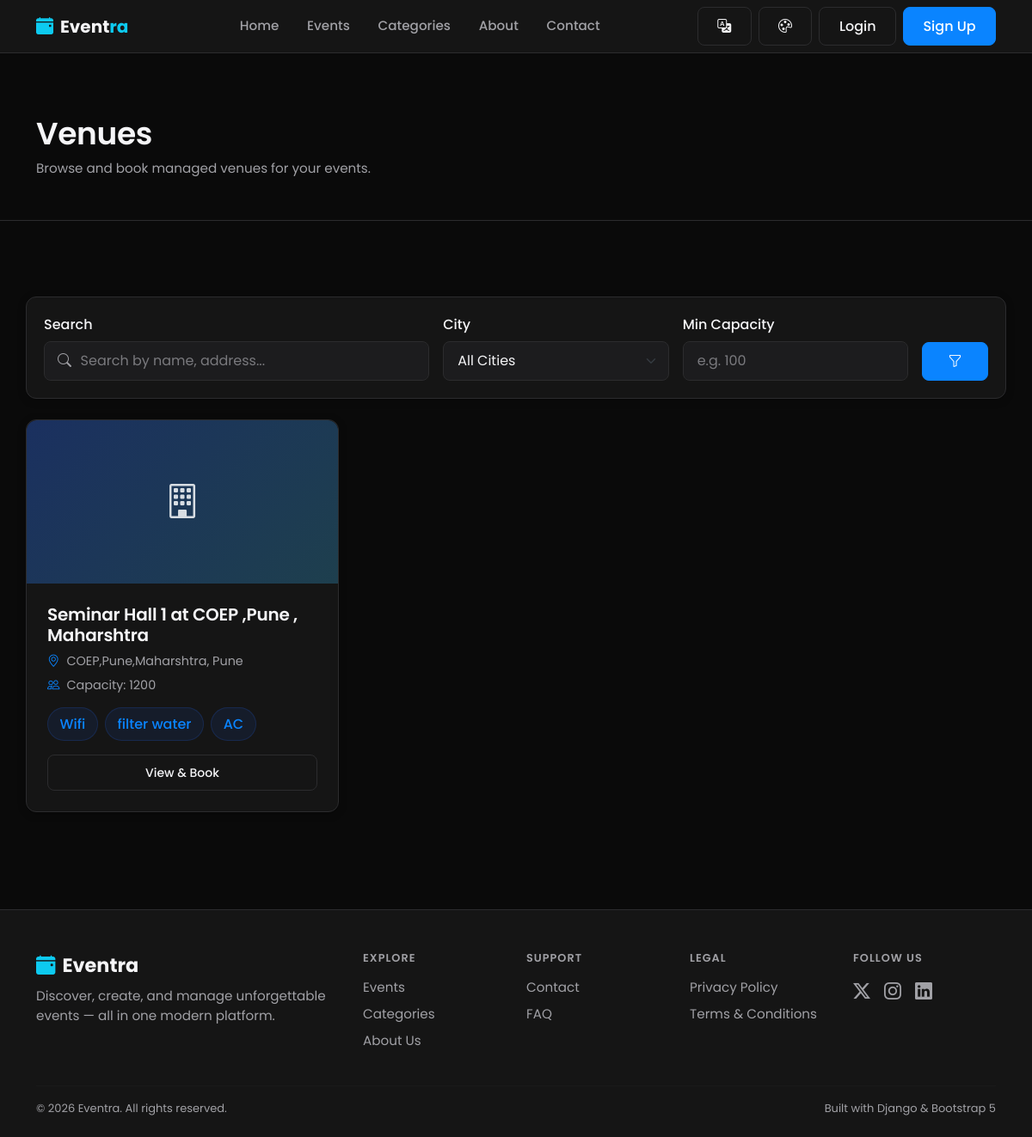
Screenshot of /venues/ with the database file from the repository.
### venues/models.py (models this page shows, shortened)
class Venue(models.Model):
    name = models.CharField(max_length=200)
    slug = models.SlugField(max_length=220, unique=True, blank=True)
    address = models.CharField(max_length=255)
    city = models.CharField(max_length=100)
    capacity = models.PositiveIntegerField(help_text="Maximum number of people the venue can hold.")
    facilities = models.CharField(
        max_length=500, blank=True,
        help_text="Comma-separated list, e.g. 'Wi-Fi, Parking, Projector, AC'"
    )
    description = models.TextField(blank=True)
    image = models.ImageField(upload_to='venue_images/', blank=True, null=True)
    is_active = models.BooleanField(
        default=True,
        help_text="Inactive venues are hidden from booking but keep their history."
    )
    created_by = models.ForeignKey(
        settings.AUTH_USER_MODEL, on_delete=models.SET_NULL, null=True, blank=True,
        related_name='venues_created'
    )
    created_at = models.DateTimeField(auto_now_add=True)
    updated_at = models.DateTimeField(auto_now=True)
    class Meta:
        ordering = ['name']
    def get_absolute_url(self):
        return reverse('venues:venue_detail', kwargs={'slug': self.slug})
    @property
    def facility_list(self):
        return [f.strip() for f in self.facilities.split(',') if f.strip()]

### venues/views.py (the view)
# urls.py: path('', views.venue_list, name='venue_list'),
def venue_list(request):
    venues = Venue.objects.filter(is_active=True)
    query = request.GET.get('q', '').strip()
    city = request.GET.get('city', '')
    min_capacity = request.GET.get('min_capacity', '')
    if query:
        venues = venues.filter(Q(name__icontains=query) | Q(address__icontains=query))
    if city:
        venues = venues.filter(city__iexact=city)
    if min_capacity.isdigit():
        venues = venues.filter(capacity__gte=int(min_capacity))
    paginator = Paginator(venues.order_by('name'), 9)
    page_obj = paginator.get_page(request.GET.get('page'))
    context = {
        'page_obj': page_obj,
        'query': query,
        'selected_city': city,
        'min_capacity': min_capacity,
        'cities': Venue.objects.filter(is_active=True).values_list('city', flat=True).distinct().order_by('city'),
        'can_manage_venues': request.user.is_authenticated and (
            request.user.is_superuser or request.user.role in VENUE_MANAGER_ROLES
        ),
    }
    return render(request, 'venues/venue_list.html', context)

### currency/context_processors.py (called while the page is built)
def active_currency(request):
    return {
        'active_currency': get_active_currency(request),
        'available_currencies': Currency.objects.all(),
    }

### currency/models.py (called while the page is built)
    @classmethod
    def get_base(cls):
        return cls.objects.filter(is_base=True).first()

### currency/utils.py (called while the page is built)
def get_active_currency(request):
    code = request.session.get(SESSION_KEY)
    if code:
        currency = Currency.objects.filter(code=code).first()
        if currency:
            return currency
    base = Currency.get_base()
    if base:
        return base
    return Currency(code='INR', name='Indian Rupee', symbol='₹', rate_to_base=1, is_base=True)

### workflow/context_processors.py (called while the page is built)
def notifications(request):
    if not getattr(request, 'user', None) or not request.user.is_authenticated:
        return {}
    user_notifications = Notification.objects.filter(user=request.user)
    return {
        'nav_notifications': user_notifications[:6],
        'nav_unread_count': user_notifications.filter(is_read=False).count(),
    }

### templates/venues/venue_list.html (shortened to what this page needs)
{% extends 'base.html' %}
{% block content %}
<div class="page-hero">
  <div class="container d-flex justify-content-between align-items-center flex-wrap gap-3">
    <div>
      <h1>Venues</h1>
      <p class="text-muted-custom mb-0">Browse and book managed venues for your events.</p>
    </div>
  </div>
</div>
<div class="container section-sm">
  <div class="glass-card filter-bar mb-4">
    <form method="get" class="row g-3 align-items-end">
      <div class="col-md-5">
        <label class="form-label">Search</label>
        <div class="input-icon-group">
          <i class="bi bi-search form-icon"></i>
          <input type="text" name="q" value="{{ query }}" class="form-control" placeholder="Search by name, address...">
        </div>
      </div>
      <div class="col-md-3">
        <label class="form-label">City</label>
        <select name="city" class="form-select">
          <option value="">All Cities</option>
        </select>
      </div>
      <div class="col-md-3">
        <label class="form-label">Min Capacity</label>
        <input type="number" name="min_capacity" value="{{ min_capacity }}" class="form-control" min="0" placeholder="e.g. 100">
      </div>
      <div class="col-md-1">
        <button type="submit" class="btn btn-primary w-100" title="Apply"><i class="bi bi-funnel"></i></button>
      </div>
    </form>
  </div>
  <div class="row g-4">
    {% for venue in page_obj %}
    <div class="col-md-6 col-lg-4">
      <div class="glass-card event-card h-100 d-flex flex-column fade-in-up">
        {% if venue.image %}
          <img src="{{ venue.image.url }}" class="event-card-image" alt="{{ venue.name }}">
        {% else %}
          <div class="event-card-placeholder"><i class="bi bi-building"></i></div>
        {% endif %}
        <div class="event-card-body d-flex flex-column flex-grow-1">
          <h5 class="mb-2"><a href="{{ venue.get_absolute_url }}" class="text-reset">{{ venue.name }}</a></h5>
          <div class="event-meta"><i class="bi bi-geo-alt"></i> {{ venue.address }}, {{ venue.city }}</div>
          <div class="event-meta"><i class="bi bi-people"></i> Capacity: {{ venue.capacity }}</div>
          {% if venue.facility_list %}
          <div class="d-flex flex-wrap gap-2 mt-2">
            {% for facility in venue.facility_list|slice:":4" %}
            <span class="badge-soft">{{ facility }}</span>
            {% endfor %}
          </div>
          {% endif %}
          <div class="mt-auto pt-3">
            <a href="{{ venue.get_absolute_url }}" class="btn btn-sm btn-outline-light w-100">View & Book</a>
          </div>
        </div>
      </div>
    </div>
    {% endfor %}
  </div>
</div>
{% endblock %}

### static/css/style.css (style rules this page uses)
:root { --bg: #F7F7F8; --bg-elevated: #FFFFFF; --card: #FFFFFF; --card-hover: #F1F1F3; --input-bg: #FFFFFF; --input-bg-focus: #FFFFFF; --primary: #2563EB; --primary-hover: #1D4ED8; --secondary: #2563EB; --accent: #2563EB; --success: #16803C; --warning: #B7791F; --danger: #D92D20; --text: #111111; --text-muted: #6B6B6F; --text-faint: #8E8E93; --border: #E5E5E7; --radius: 12px; --radius-sm: 8px; --radius-lg: 16px; --shadow-soft: 0 8px 30px rgba(0, 0, 0, 0.06); --shadow-sm: 0 2px 10px rgba(0, 0, 0, 0.04); --space-1: 4px; --space-2: 8px; --space-3: 12px; --space-4: 16px; --space-5: 20px; --space-6: 24px; --space-8: 32px; --space-10: 40px; --space-12: 48px; --space-16: 64px; --fs-page-heading: 2.25rem; --fs-section-heading: 1.5rem; --fs-card-heading: 1.125rem; --fs-body: 0.95rem; --fs-secondary: 0.875rem; --fs-meta: 0.8125rem; }
* { box-sizing: border-box; }
html, body { height: 100%; }
body { background-color: var(--bg); color: var(--text); font-family: 'Poppins', -apple-system, BlinkMacSystemFont, 'Segoe UI', 'Helvetica Neue', Arial, sans-serif; min-height: 100vh; display: flex; flex-direction: column; transition: background-color 0.2s ease, color 0.2s ease; }
h1, h2, h3, h4, h5, h6 { font-weight: 600; letter-spacing: -0.01em; color: var(--text); }
h1 { font-size: var(--fs-page-heading); }
p, li { font-size: var(--fs-body); }
a { color: var(--primary); text-decoration: none; }
.text-muted-custom { color: var(--text-muted) !important; }
.section-sm { padding: 3rem 0; }
.page-hero { padding: 4.5rem 0 3rem; border-bottom: 1px solid var(--border); margin-bottom: 2.5rem; }
.page-hero h1 { font-size: 2.25rem; }
.glass-card { background: var(--card); border: 1px solid var(--border); border-radius: var(--radius); box-shadow: var(--shadow-sm); transition: transform 0.2s ease, box-shadow 0.2s ease, border-color 0.2s ease; }
.btn { border-radius: var(--radius-sm); font-weight: 500; padding: 0.6rem 1.4rem; transition: all 0.15s ease; }
.btn-primary { background: var(--primary); border: 1px solid var(--primary); box-shadow: none; }
.btn-outline-light { border-radius: var(--radius-sm); border-color: var(--border); color: var(--text); }
.badge-soft { background: rgba(37, 99, 235, 0.10); color: var(--primary); font-weight: 500; padding: 0.4em 0.85em; border-radius: 30px; border: 1px solid rgba(37, 99, 235, 0.18); }
.fade-in-up { animation: fadeInUp 0.5s ease both; }

### static/css/forms.css (style rules this page uses)
.form-control, .form-select { background-color: var(--input-bg); border: 1px solid var(--border); border-radius: var(--radius-sm); color: var(--text); padding: 0.65rem 1rem; }
.form-control::placeholder { color: var(--text-muted); opacity: .7; }
.form-label { font-weight: 500; margin-bottom: 0.4rem; color: var(--text); }
.input-icon-group { position: relative; }
.input-icon-group .form-icon { position: absolute; top: 50%; left: 1rem; transform: translateY(-50%); color: var(--text-muted); }
.input-icon-group .form-control { padding-left: 2.6rem; }

### static/css/events.css (style rules this page uses)
.event-card { overflow: hidden; }
.event-card-placeholder { height: 190px; width: 100%; border-radius: var(--radius) var(--radius) 0 0; background: linear-gradient(135deg, rgba(37, 99, 235, 0.35), rgba(56, 189, 248, 0.25)); display: flex; align-items: center; justify-content: center; font-size: 2.5rem; color: rgba(248, 250, 252, 0.85); }
.event-card-body { padding: 1.5rem; }
.event-meta { display: flex; align-items: center; gap: 0.5rem; color: var(--text-muted); font-size: 0.9rem; margin-bottom: 0.4rem; }
.event-meta i { color: var(--secondary); }
.filter-bar { padding: 1.25rem; }

### static/css/themes.css (style rules this page uses)
html[data-theme="dark"] { --bg: #0A0A0A; --bg-elevated: #151515; --card: #151515; --card-hover: #1C1C1E; --input-bg: #1C1C1E; --input-bg-focus: #202022; --primary: #0A84FF; --primary-hover: #3D9BFF; --secondary: #0A84FF; --accent: #0A84FF; --success: #30D158; --warning: #FFD60A; --danger: #FF453A; --text: #F5F5F7; --text-muted: #A1A1A6; --text-faint: #8E8E93; --border: #2C2C2E; --shadow-soft: 0 8px 30px rgba(0, 0, 0, 0.35); --shadow-sm: 0 2px 10px rgba(0, 0, 0, 0.25); }

### rows the page displays
Venue: name "Seminar Hall 1 at COEP ,Pune , Maharshtra", address "COEP,Pune,Maharshtra", city "Pune", capacity "1200", facility_list "Wifi" "filter water" "AC"
